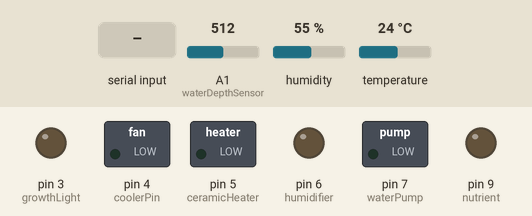
Simulated run of this sketch. Board: Arduino Uno, built with avr-gcc and run on an emulated ATmega328P. On the bench: switched loads named in the sketch (green lamp = pin HIGH), output pins drawn as LEDs (lit = HIGH). Inputs (shaded band) come from the test bench; at power-on: humidity 55 %, A1 (waterDepthSensor) = 512, temperature 24 °C. What the sketch prints to the serial monitor is not drawn.

Above: at 1.0 s.
1.1 s: "90,45\n" received over Serial
At 3.8 s:
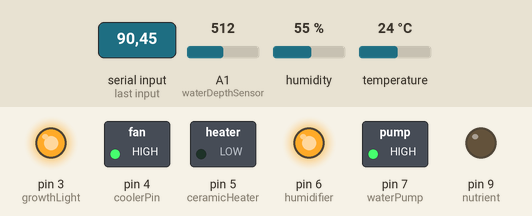
4.1 s: humidity set to 65 %
5.6 s: humidity set to 68 %
At 6.6 s:
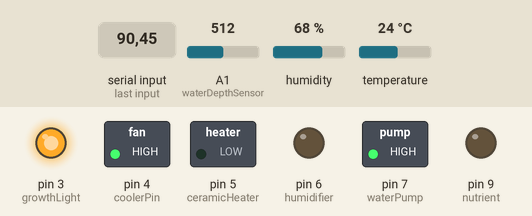
7.1 s: A1 (waterDepthSensor) set to 588
8.6 s: A1 (waterDepthSensor) set to 613
At 9.7 s:
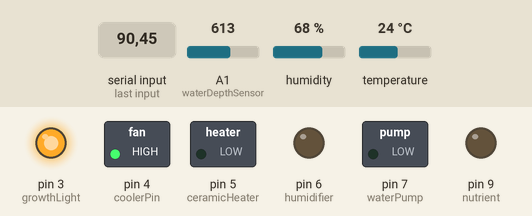
10.1 s: temperature set to 23.2 °C
At 10.6 s:
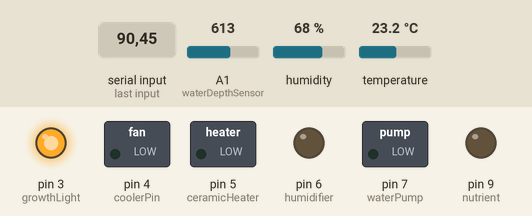
Timing chart, 0 to 12.6 s (numbered marks = the images above; inputs shaded):
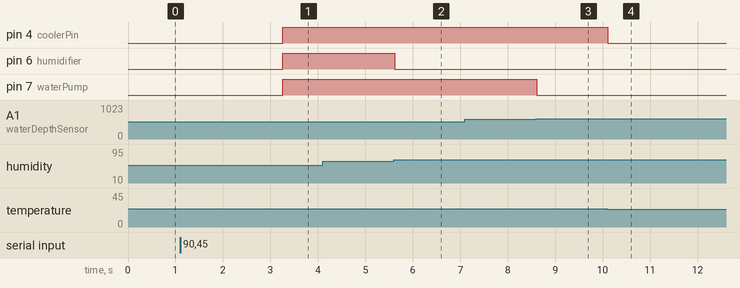

The sketch:

main_arduino_uno_controller.ino
```cpp
#include <dht.h>
#define dataPin 8
#include <Time.h>
#include <TimeLib.h>
#include <Wire.h>

boolean once = false;
unsigned long pM = 0;
//Start Time -- needed for the light system and harvesting
int dayElapsed = 6;
int sYear = 2017;

//Target Time -- How much time has elapsed in light cycle
int timeElapsed = 0;

//Is it day or night
boolean isDay = true;

//Light Pin #'s
const int growthLight = 3;
unsigned long previousMillis = 0;
boolean isOn = true;
long interval = 7.2E7;    // light interval is 20 hrs 7.2E7

//Temperature Control Pin #'s
dht DHT;
const int coolerPin = 4;    // 1# = digital pin number cooler is hooked up to
const int ceramicHeater = 5; // 2# = digital pin number heater is hooked up to
float targetTemp = 65; // 65 deg F morning 55 deg F night

// Humidity Control
const int humidifier = 6; // digital pin humidifer is hooked up to

//Hydroponics & Pump Digital Pins
const int waterDepthSensor = A1;
const int waterPump = 7;
const int nutrient = 9;
long prevNutrientMillis = 0;
boolean onceToday = false;
boolean onceToday1 = false;

//Serial Data
int serialCount = 0;


void setup() {
  Serial.begin(9600);

  while (!Serial) {
    ; // wait for serial port to connect. Needed for native USB port only
  }
  //Establish contact with Raspberry Pi
  establishContact();

  // Light Setup
  pinMode(growthLight, OUTPUT);
  digitalWrite(growthLight, HIGH);

  // Temperature Control Setup
  pinMode(coolerPin, OUTPUT);
  pinMode(ceramicHeater, OUTPUT);

  // Humidifier Setup
  pinMode(humidifier, OUTPUT);
  digitalWrite(humidifier, LOW); // default, humidifier is off
  // Initialize the Adafruit Humidity and Temp Sensor

  // Water and Nutrient Pump
  pinMode(waterDepthSensor, INPUT);
  pinMode(waterPump, OUTPUT);
  pinMode(nutrient, OUTPUT);

}

void loop() {
  cerealloop();
  tempControlLoop();
  lightControlLoop();
  hydroponicsLoop();
  humidityCheck();
  nutrientLoop();
}

void cerealloop() {
  unsigned long currentMillis = millis();
  if (currentMillis - pM >= 1000 || !once) {
    Serial.flush();
    if (Serial.available() > 0) {
      if (!once) {
        int read1 = Serial.parseInt();
        Serial.flush();
        delay(2000);
        int read2 = Serial.parseInt();
        Serial.print("Date time: "); Serial.println(read1);
        Serial.print("Day Elapsed: "); Serial.println(read2);
        int timeArray[4];
        float myData = read1;
        for (int i = 0; i < 4; i++) {
          timeArray[3 - i] = ((int)myData) % 100;
          myData /= 100;
        }
        dayElapsed = read2;
        setTime(timeArray[2], timeArray[3], 0, timeArray[1], timeArray[0], sYear);
        once = true;
      }

      Serial.print(getMainTemp());
      Serial.print(getTemp2());
      Serial.print(getBoxHumidity());
      Serial.print(getWaterDepth());
      Serial.print(dayElapsed);
    }
    Serial.flush();
  }
}

void timeLoop() {
  if (millis() % (long)864E5 == 0) {
    dayElapsed++;
    onceToday = false;
    onceToday1 = false;
  }
}

void tempControlLoop() {
  int tempValue = getMainTemp();
  //Cooler and Heater are Digital (On or Off)
  if (tempValue >= targetTemp - 5 && tempValue <= targetTemp + 5) {
    digitalWrite(coolerPin, LOW);    // default, cooler should be off
    digitalWrite(ceramicHeater, LOW);  // default heater should be off
  } else { //Will heat up to the targetTemp regardless of 5 deg threshold
    if (tempValue < targetTemp-5) // min temp
    {
      digitalWrite(ceramicHeater, HIGH);   // turn on heater
    }
    else if (tempValue > targetTemp) // max temp
    {
      digitalWrite(coolerPin, HIGH);   // turn on cooler
    }
  }
}

void lightControlLoop() {
  unsigned long currentMillis = millis();
  //LIGHT CONTROL
  if (dayElapsed > 3) {
    if (currentMillis - previousMillis >= interval) {
      previousMillis = currentMillis;
      if (interval >= 7.2E7) {
        interval = 1.44E7;  // light interval is 4 hours 1.44E7
        isOn = false;
        targetTemp = targetTemp - 10;
        digitalWrite(growthLight, LOW);
      }
      else {
        interval = 7.2E7;
        targetTemp = targetTemp+10;
        isOn = true;
        digitalWrite(growthLight, HIGH);
      }
    }
  }
}

void hydroponicsLoop() {
  int level = 2;
  float waterDepth = getWaterDepth();
    Serial.println(waterDepth);
  if(waterDepth < 1.90){
    digitalWrite(waterPump, HIGH);
  } else {
    digitalWrite(waterPump, LOW);
  }
}

// Controls humidity of Farm. Author: Anya Li. Editted by: Stone Mao
void humidityCheck() {
  int humidityValue = getBoxHumidity();

  if (humidityValue < 65.00) {
    digitalWrite(humidifier, HIGH);  // turn humidifier on if humidity is below 65%
  }
  else if (humidityValue >= 67.00)
  {
    digitalWrite(humidifier, LOW);  // turn humidifier off if humidity is greater or equal to 67%
  }
}

void nutrientLoop() {
  unsigned long currentMillis = millis(); //1000
  if (dayElapsed % 6 == 0 && !onceToday) { // If day is factor of 6 and hasn't turned on today
    if (!onceToday1) { // If prev mill hasn't turned on
      prevNutrientMillis = millis(); //Store starting prevMillisecond
      digitalWrite(nutrient, HIGH); // Turn pump on
      onceToday1 = true; // Set it to true so it does this if statement once
      //Serial.println("*");
    }
    if (currentMillis - prevNutrientMillis >= 12000) { // If the difference is more than 12 sec
      digitalWrite(nutrient, LOW); // Turn pump off
      onceToday = true; // Once today is true
    } else {
      digitalWrite(nutrient, HIGH);
    }
    //Serial.print("CurrentMillis: "); Serial.println(currentMillis);
    //Serial.print("Prev: "); Serial.println(prevNutrientMillis);
    //Serial.print("Difference: "); Serial.println(currentMillis - prevNutrientMillis);
  }
  //Serial.print("Once Today: "); Serial.println(onceToday);
}

//Serial Connection handshake
void establishContact() {
  while (Serial.available() <= 0) { // If not established
    Serial.print("A"); // Will send A
    delay(200);
  }
}

//INSTANCE METHODS
float getMainTemp() { // For main temperature sensorz
  int readData = DHT.read22(dataPin);
  int faren = (DHT.temperature * 9 / 5 + 28.5);
  //Serial.print("Temp: "); Serial.println(faren);
  return faren;
}

float getTemp2() {
  return 67;
}

float getBoxHumidity() {
  //Serial.print("Humidity: ");Serial.println(DHT.humidity);
  return DHT.humidity;
}

float getWaterDepth() {
  int val = analogRead(waterDepthSensor);
  return (val - 501) / 52.1;
}
```

Measured:
- the behaviour switches between 66 and 67 % on humidity (found by bisection; images 1 and 2)
- the behaviour switches between 599 and 600 on A1 (waterDepthSensor) (found by bisection; images 2 and 3)
- the behaviour switches between 23.7 and 23.6 °C on temperature (found by bisection; images 3 and 4)
- after the input at 1.1 s, pin 3 (growthLight): LOW → HIGH after 0.10 s; pin 4 (coolerPin), pin 6 (humidifier), pin 7 (waterPump): LOW → HIGH after 2.2 s
- after the input at 4.1 s, every drawn part: stays the same
- after the input at 5.6 s, pin 6 (humidifier): HIGH → LOW at once
- after the input at 7.1 s, every drawn part: stays the same
- after the input at 8.6 s, pin 7 (waterPump): HIGH → LOW at once
- after the input at 10.1 s, pin 4 (coolerPin): HIGH → LOW at once
